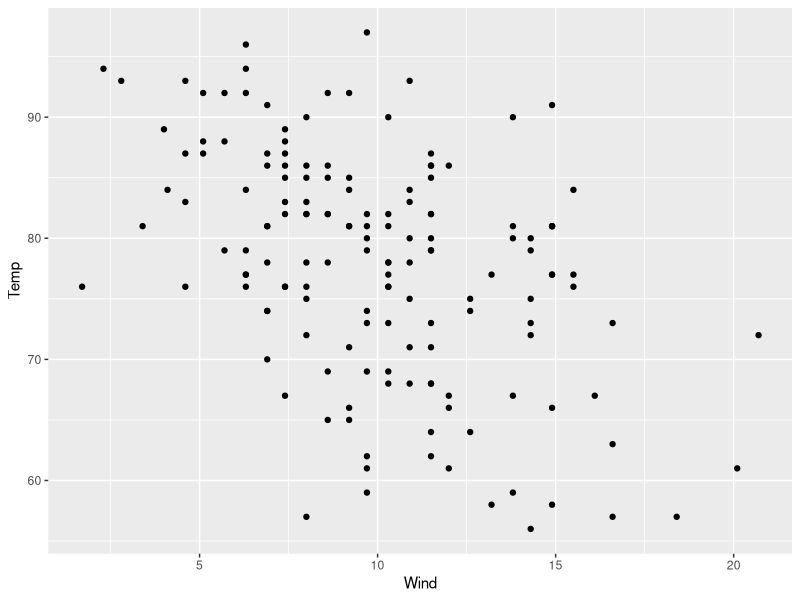
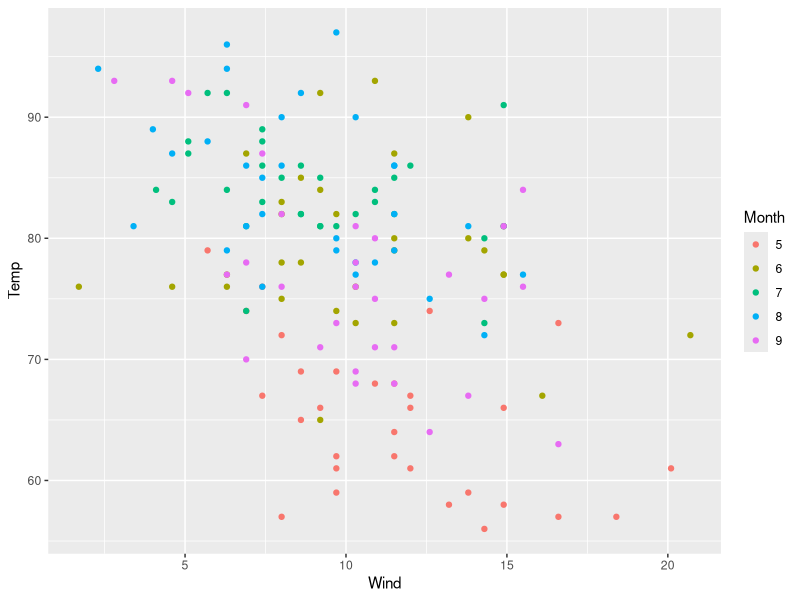
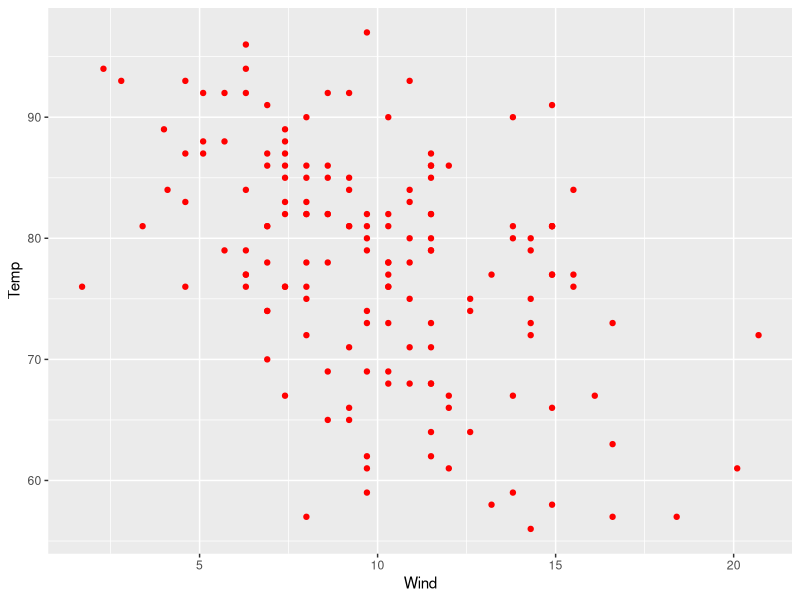
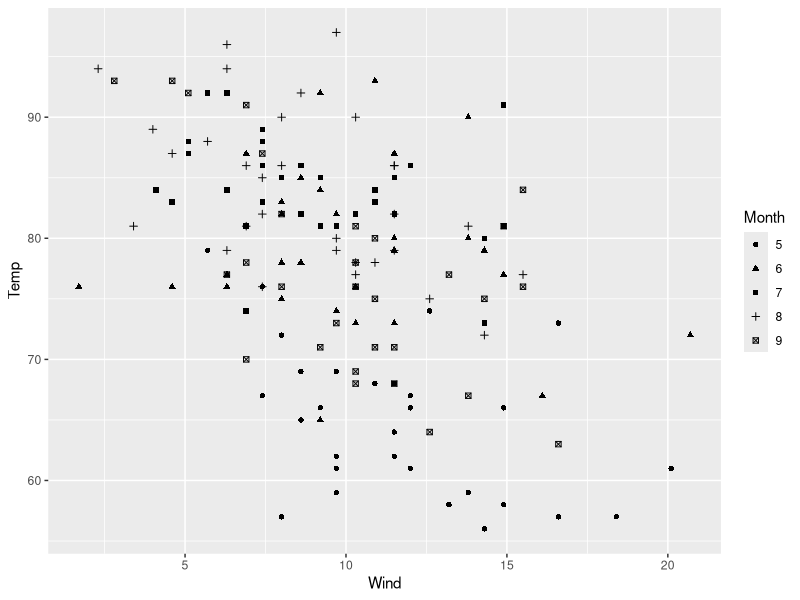
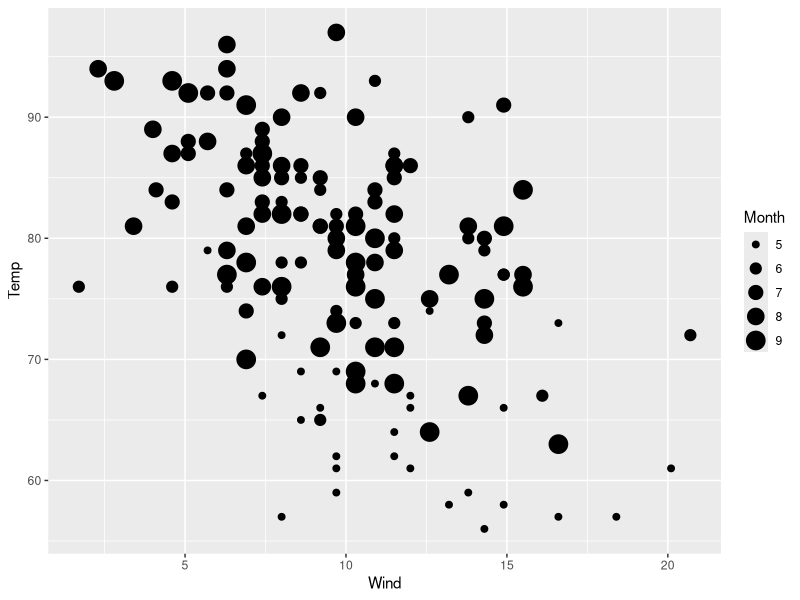
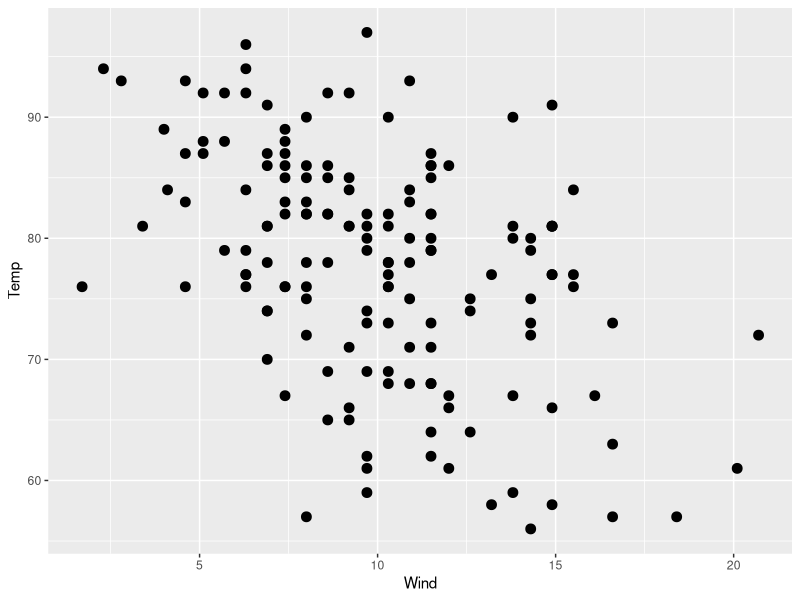
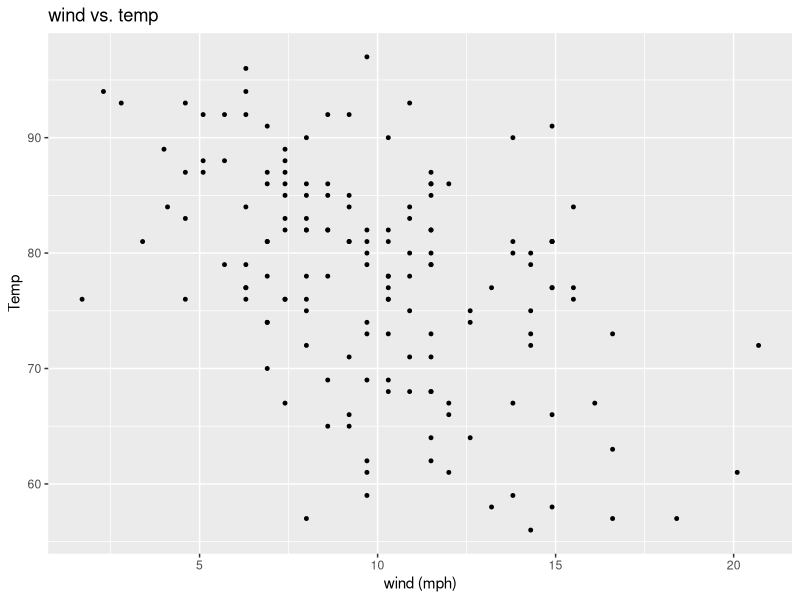
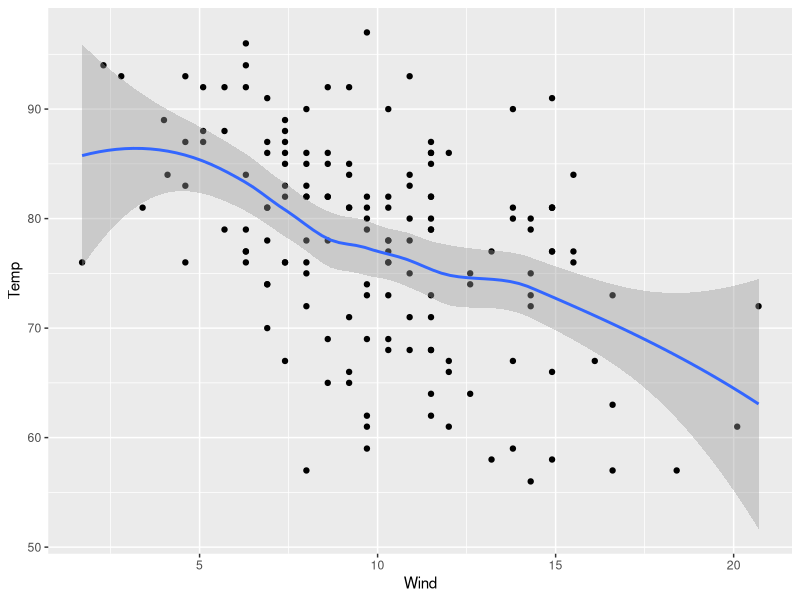

The R script that drew these images, in order:
## ---- chunk 1
#options(htmltools.dir.version = FALSE)
## ---- chunk 2
library(ggplot2)
qplot(Wind, Temp, data=airquality)
## ---- chunk 3
airquality$Month<-as.factor(airquality$Month)
qplot(Wind, Temp, data=airquality, color=Month)
## ---- chunk 4
qplot(Wind, Temp, data=airquality, color=I("red"))
## ---- chunk 5
qplot(Wind, Temp, data=airquality, shape=Month)
## ---- chunk 6
qplot(Wind, Temp, data=airquality, size=Month)
## ---- chunk 7
qplot(Wind, Temp, data=airquality, size=I(3))
## ---- chunk 8
qplot(Wind, Temp, data=airquality, size=I(1),
      xlab="wind (mph)", ylab="Temp",
      main="wind vs. temp")
## ---- chunk 9
qplot(Wind, Temp, data=airquality, 
      geom = c("point", "smooth")) 
## ---- chunk 10
qplot(Wind, Temp, data=airquality,color=Month, 
      geom = c("point", "smooth"))
## ---- chunk 11
qplot(Wind, Temp, data=airquality,
      facets = Month~.) 
## ---- chunk 12
qplot(Wind, Temp, data=airquality,
      facets =  .~Month)
## ---- chunk 13
qplot(airquality$Wind)
## ---- chunk 14
qplot(Wind, data=airquality,
      facets = Month~.)
## ---- chunk 15
qplot(Wind, data=airquality, fill=Month)
## ---- chunk 16
qplot(Wind, data=airquality, geom="density")
## ---- chunk 17
qplot(data=airquality, Wind, geom="density",
      color=Month)
## ---- chunk 18
str(mpg)
## ---- chunk 19
library(ggplot2)
ggplot(data=mpg, mapping=aes(x=cty, y=hwy))
## ---- chunk 20
ggplot(mpg, aes(x=cty, y=hwy))

## ---- chunk 21
ggplot(mpg, aes(x=cty, y=hwy)) + 
  geom_point()
## ---- chunk 22
p <- ggplot(mpg,aes(x=cty, y=hwy, colour=factor(year)))
p + geom_point()
## ---- chunk 23
p + geom_point() + 
  stat_smooth()
## ---- chunk 24
p + geom_point(aes(colour=factor(year)))+ 
  stat_smooth()+
  scale_color_manual(values =c('blue','red'))
## ---- chunk 25
p + geom_point(aes(colour=factor(year),size=displ))+ 
  stat_smooth()+
  scale_color_manual(values =c('blue2','red4'))
## ---- chunk 26
p + geom_point(aes(colour=factor(year),size=displ), 
               alpha=0.5,position = "jitter") + 
  stat_smooth()+
  scale_color_manual(values =c('blue2','red4'))
## ---- chunk 27
p + geom_point(aes(colour=factor(year),size=displ), 
               alpha=0.5,position = "jitter")+ 
  stat_smooth()+
  scale_color_manual(values =c('blue2','red4'))+ 
  coord_cartesian(xlim = c(15, 25),ylim=c(15,40))
## ---- chunk 28
p + geom_point(aes(colour=factor(year),size=displ), 
               alpha=0.5,position = "jitter")+ 
  stat_smooth()+
  scale_color_manual(values =c('blue2','red4'))+ 
  coord_cartesian(xlim = c(15, 25),ylim=c(15,40))+
  facet_wrap(~ year,ncol=1)
## ---- chunk 29
p + geom_point(aes(colour=factor(year),size=displ), 
               alpha=0.5,position = "jitter")+ 
  stat_smooth()+
  scale_color_manual(values =c('blue2','red4'))+ 
  coord_cartesian(xlim = c(15, 25),ylim=c(15,40))+
  facet_wrap(~ year,ncol=1)+
  ggtitle("Miles Per Gallon of Different Displacements")+
  xlab("mpg in city")+
  ylab("mpg at highway")
## ---- chunk 30
p <- ggplot(mpg,aes(hwy)) 
p + geom_histogram()
## ---- chunk 31
p <- ggplot(mpg,aes(hwy)) 
p + geom_histogram(color="black", fill="red")
## ---- chunk 32
p <- ggplot(mpg,aes(hwy)) 
p + geom_histogram(color="black", fill="red", binwidth=2)
## ---- chunk 33
p <- ggplot(mpg,aes(hwy)) 
p + geom_histogram(color="black", fill="red", binwidth=2)+
  geom_vline(aes(xintercept=mean(hwy)),
            color="blue", linetype="dashed", size=1)
## ---- chunk 34
p <- ggplot(mpg,aes(hwy, color=factor(year))) 
p + geom_histogram(fill="white", binwidth=2)
## ---- chunk 35
p <- ggplot(mpg,aes(hwy, color=factor(year))) 
p + geom_histogram(fill="white", binwidth=2)+
  theme(legend.position="top")
## ---- chunk 36
ggplot(mpg, aes(x=class))+
  geom_bar()
## ---- chunk 37
ggplot(mpg, aes(class,fill=factor(year)))+ 
  geom_bar(position='identity',alpha=0.5)
## ---- chunk 38
ggplot(mpg, aes(class,fill=factor(year)))+ 
  geom_bar(position='dodge')
## ---- chunk 39
ggplot(mpg, aes(class,fill=factor(year)))+ 
  geom_bar(position='stack')
## ---- chunk 40
ggplot(mpg, aes(class,fill=factor(year)))+ 
  geom_bar(position='fill')
## ---- chunk 41
ggplot(mpg, aes(class,fill=class))+ 
  geom_bar()+
  facet_wrap(~year,ncol=1)
## ---- chunk 42
ggplot(mpg, aes(class,hwy,fill=class)) +
  geom_boxplot()
## ---- chunk 43
ggplot(mpg, aes(x = factor(1), fill = factor(class))) + 
  geom_bar(width = 1) + 
  coord_polar(theta = "y")
